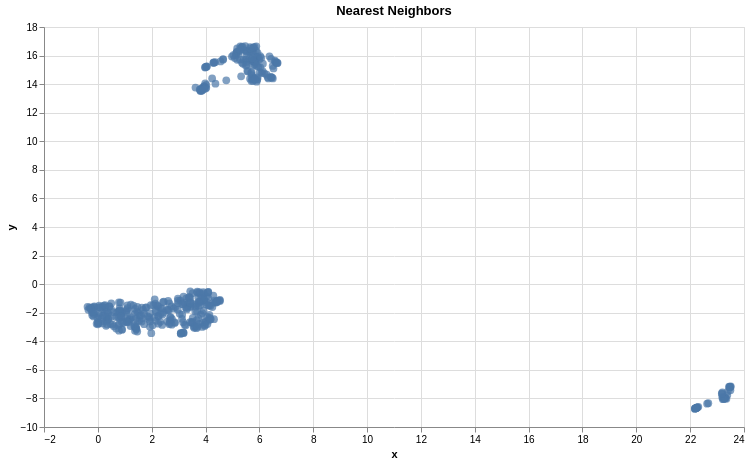

Notebook source saved alongside this figure:
### Markdown cell above
<br/><br/>

### Exercise 5.8:

Continuing to assess the limitation of liability annotations, do the random annotations have a similar distribution in embeddings space to the semantic search annotations? Are there areas of potential over-representation?

*(Hint: Use the `plot_nn_interactive` function previously defined)*

<br/>

### Code cell
all_liab_indices = search_indices_liab + random_indices_liab

liab_comparison_df = sentence_embeddings[sentence_embeddings.index.isin(all_liab_indices)].copy()

plot_nn_interactive(liab_comparison_df, 'Embedding', 'sentence_text', len(liab_comparison_df))

### Figure 1 — Vega-Lite specification as saved in the notebook (floating-point values rounded to 4 significant figures; data arrays with more than 128 entries replaced by an {"elided": "..."} marker saying what was removed)
{"config": {"view": {"continuousWidth": 300, "continuousHeight": 300}}, "data": {"name": "data-36988ef88f6a9448120aec0fabf944c8"}, "mark": {"type": "circle", "size": 60}, "encoding": {"tooltip": [{"field": "text", "type": "nominal"}], "x": {"field": "x", "scale": {"zero": false}, "type": "quantitative"}, "y": {"field": "y", "scale": {"zero": false}, "type": "quantitative"}}, "height": 400, "params": [{"name": "param_5", "select": {"type": "interval", "encodings": ["x", "y"]}, "bind": "scales"}], "title": "Nearest Neighbors", "width": 700, "$schema": "https://vega.github.io/schema/vega-lite/v5.20.1.json", "datasets": {"data-36988ef88f6a9448120aec0fabf944c8": {"elided": "450 records"}}}
